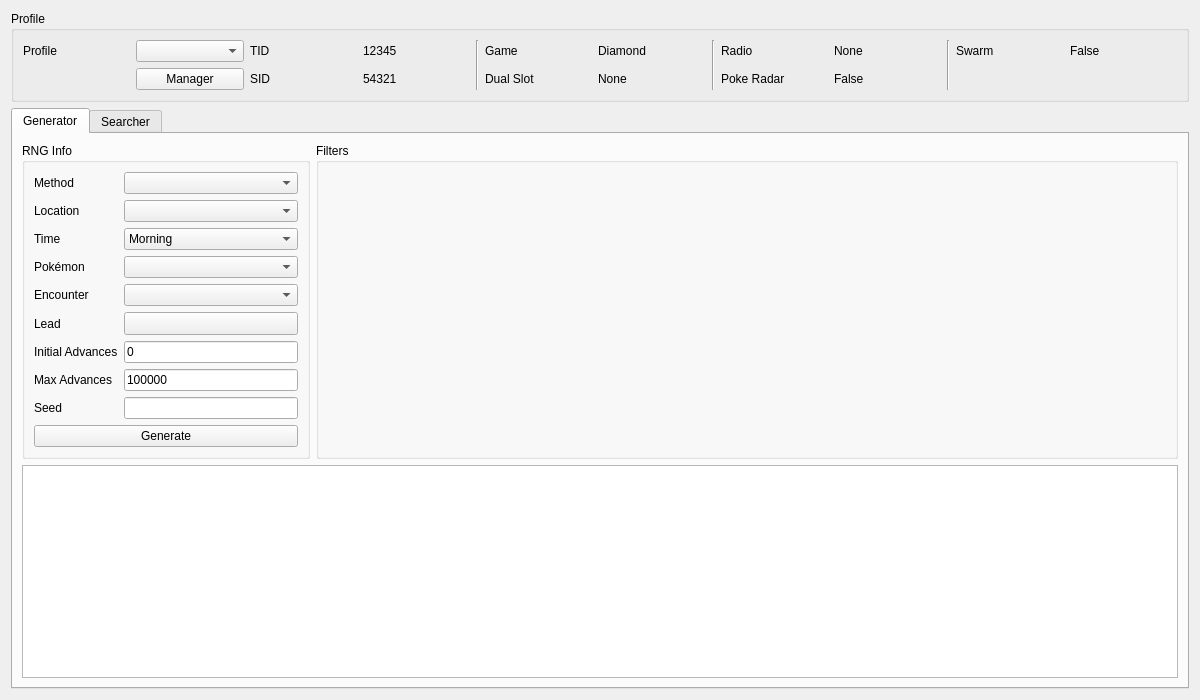
<?xml version="1.0" encoding="UTF-8"?>
<ui version="4.0">
 <class>Wild4</class>
 <widget class="QWidget" name="Wild4">
  <property name="geometry">
   <rect>
    <x>0</x>
    <y>0</y>
    <width>1200</width>
    <height>700</height>
   </rect>
  </property>
  <property name="minimumSize">
   <size>
    <width>1200</width>
    <height>700</height>
   </size>
  </property>
  <property name="windowTitle">
   <string>Gen 4 Wild</string>
  </property>
  <layout class="QGridLayout" name="gridLayout_9">
   <item row="0" column="0">
    <widget class="QGroupBox" name="groupBoxProfile">
     <property name="title">
      <string>Profile</string>
     </property>
     <layout class="QGridLayout" name="gridLayout_7">
      <item row="0" column="0">
       <widget class="QLabel" name="labelProfile">
        <property name="text">
         <string>Profile</string>
        </property>
       </widget>
      </item>
      <item row="0" column="1">
       <widget class="QComboBox" name="comboBoxProfiles"/>
      </item>
      <item row="0" column="2">
       <widget class="QLabel" name="labelProfileTID">
        <property name="text">
         <string>TID</string>
        </property>
       </widget>
      </item>
      <item row="0" column="3">
       <widget class="QLabel" name="labelProfileTIDValue">
        <property name="text">
         <string notr="true">12345</string>
        </property>
       </widget>
      </item>
      <item row="0" column="4" rowspan="2">
       <widget class="Line" name="line">
        <property name="orientation">
         <enum>Qt::Vertical</enum>
        </property>
       </widget>
      </item>
      <item row="0" column="5">
       <widget class="QLabel" name="labelProfileGame">
        <property name="text">
         <string>Game</string>
        </property>
       </widget>
      </item>
      <item row="0" column="6">
       <widget class="QLabel" name="labelProfileGameValue">
        <property name="text">
         <string>Diamond</string>
        </property>
       </widget>
      </item>
      <item row="0" column="7" rowspan="2">
       <widget class="Line" name="line_2">
        <property name="orientation">
         <enum>Qt::Vertical</enum>
        </property>
       </widget>
      </item>
      <item row="0" column="8">
       <widget class="QLabel" name="labelProfileRadio">
        <property name="text">
         <string>Radio</string>
        </property>
       </widget>
      </item>
      <item row="0" column="9">
       <widget class="QLabel" name="labelProfileRadioValue">
        <property name="text">
         <string>None</string>
        </property>
       </widget>
      </item>
      <item row="0" column="10" rowspan="2">
       <widget class="Line" name="line_3">
        <property name="orientation">
         <enum>Qt::Vertical</enum>
        </property>
       </widget>
      </item>
      <item row="0" column="11">
       <widget class="QLabel" name="labelProfileSwarm">
        <property name="text">
         <string>Swarm</string>
        </property>
       </widget>
      </item>
      <item row="0" column="12">
       <widget class="QLabel" name="labelProfileSwarmValue">
        <property name="text">
         <string>False</string>
        </property>
       </widget>
      </item>
      <item row="1" column="1">
       <widget class="QPushButton" name="pushButtonProfileManager">
        <property name="text">
         <string>Manager</string>
        </property>
       </widget>
      </item>
      <item row="1" column="2">
       <widget class="QLabel" name="labelProfileSID">
        <property name="text">
         <string>SID</string>
        </property>
       </widget>
      </item>
      <item row="1" column="3">
       <widget class="QLabel" name="labelProfileSIDValue">
        <property name="text">
         <string notr="true">54321</string>
        </property>
       </widget>
      </item>
      <item row="1" column="5">
       <widget class="QLabel" name="labelProfileDualSlot">
        <property name="text">
         <string>Dual Slot</string>
        </property>
       </widget>
      </item>
      <item row="1" column="6">
       <widget class="QLabel" name="labelProfileDualSlotValue">
        <property name="text">
         <string>None</string>
        </property>
       </widget>
      </item>
      <item row="1" column="8">
       <widget class="QLabel" name="labelProfilePokeRadar">
        <property name="text">
         <string>Poke Radar</string>
        </property>
       </widget>
      </item>
      <item row="1" column="9">
       <widget class="QLabel" name="labelProfilePokeRadarValue">
        <property name="text">
         <string>False</string>
        </property>
       </widget>
      </item>
     </layout>
    </widget>
   </item>
   <item row="1" column="0">
    <widget class="QTabWidget" name="tabRNGSelector">
     <widget class="QWidget" name="tabStationary">
      <attribute name="title">
       <string>Generator</string>
      </attribute>
      <layout class="QGridLayout" name="gridLayout_5">
       <item row="1" column="0" colspan="2">
        <widget class="TableView" name="tableViewGenerator">
         <property name="contextMenuPolicy">
          <enum>Qt::CustomContextMenu</enum>
         </property>
         <property name="editTriggers">
          <set>QAbstractItemView::NoEditTriggers</set>
         </property>
         <property name="sortingEnabled">
          <bool>false</bool>
         </property>
         <attribute name="horizontalHeaderDefaultSectionSize">
          <number>100</number>
         </attribute>
         <attribute name="verticalHeaderVisible">
          <bool>false</bool>
         </attribute>
         <attribute name="verticalHeaderMinimumSectionSize">
          <number>20</number>
         </attribute>
         <attribute name="verticalHeaderDefaultSectionSize">
          <number>21</number>
         </attribute>
        </widget>
       </item>
       <item row="0" column="1">
        <widget class="QGroupBox" name="groupBoxGeneratorFilters">
         <property name="sizePolicy">
          <sizepolicy hsizetype="Preferred" vsizetype="Preferred">
           <horstretch>3</horstretch>
           <verstretch>0</verstretch>
          </sizepolicy>
         </property>
         <property name="title">
          <string>Filters</string>
         </property>
         <layout class="QGridLayout" name="gridLayout">
          <item row="0" column="0" rowspan="2">
           <widget class="Filter" name="filterGenerator" native="true"/>
          </item>
         </layout>
        </widget>
       </item>
       <item row="0" column="0">
        <widget class="QGroupBox" name="groupBoxGeneratorRNGInfo">
         <property name="sizePolicy">
          <sizepolicy hsizetype="Preferred" vsizetype="Preferred">
           <horstretch>1</horstretch>
           <verstretch>0</verstretch>
          </sizepolicy>
         </property>
         <property name="title">
          <string>RNG Info</string>
         </property>
         <layout class="QGridLayout" name="gridLayout_3">
          <item row="7" column="0">
           <widget class="QLabel" name="labelGeneratorMaxAdvances">
            <property name="text">
             <string>Max Advances</string>
            </property>
           </widget>
          </item>
          <item row="8" column="0">
           <widget class="QLabel" name="labelGeneratorSeed">
            <property name="text">
             <string>Seed</string>
            </property>
           </widget>
          </item>
          <item row="1" column="0">
           <widget class="QLabel" name="labelGeneratorLocation">
            <property name="text">
             <string>Location</string>
            </property>
           </widget>
          </item>
          <item row="4" column="1">
           <widget class="ComboBox" name="comboBoxGeneratorEncounter"/>
          </item>
          <item row="2" column="1">
           <widget class="QComboBox" name="comboBoxGeneratorTime">
            <item>
             <property name="text">
              <string>Morning</string>
             </property>
            </item>
            <item>
             <property name="text">
              <string>Day</string>
             </property>
            </item>
            <item>
             <property name="text">
              <string>Night</string>
             </property>
            </item>
           </widget>
          </item>
          <item row="7" column="1">
           <widget class="TextBox" name="textBoxGeneratorMaxAdvances">
            <property name="inputMask">
             <string/>
            </property>
            <property name="text">
             <string notr="true">100000</string>
            </property>
            <property name="maxLength">
             <number>10</number>
            </property>
           </widget>
          </item>
          <item row="6" column="1">
           <widget class="TextBox" name="textBoxGeneratorStartingAdvance">
            <property name="inputMask">
             <string/>
            </property>
            <property name="text">
             <string notr="true">0</string>
            </property>
            <property name="maxLength">
             <number>10</number>
            </property>
           </widget>
          </item>
          <item row="9" column="0" colspan="2">
           <widget class="QPushButton" name="pushButtonGenerate">
            <property name="enabled">
             <bool>true</bool>
            </property>
            <property name="text">
             <string>Generate</string>
            </property>
            <property name="checkable">
             <bool>false</bool>
            </property>
            <property name="autoDefault">
             <bool>false</bool>
            </property>
           </widget>
          </item>
          <item row="0" column="1">
           <widget class="ComboBox" name="comboBoxGeneratorMethod"/>
          </item>
          <item row="3" column="0">
           <widget class="QLabel" name="labelGeneratorPokemon">
            <property name="text">
             <string>Pokémon</string>
            </property>
           </widget>
          </item>
          <item row="4" column="0">
           <widget class="QLabel" name="labelGeneratorEncounter">
            <property name="text">
             <string>Encounter</string>
            </property>
           </widget>
          </item>
          <item row="0" column="0">
           <widget class="QLabel" name="labelGeneratorMethod">
            <property name="text">
             <string>Method</string>
            </property>
           </widget>
          </item>
          <item row="1" column="1">
           <widget class="QComboBox" name="comboBoxGeneratorLocation"/>
          </item>
          <item row="6" column="0">
           <widget class="QLabel" name="labelGeneratorStartingAdvance">
            <property name="text">
             <string>Initial Advances</string>
            </property>
           </widget>
          </item>
          <item row="8" column="1">
           <widget class="TextBox" name="textBoxGeneratorSeed">
            <property name="inputMask">
             <string/>
            </property>
            <property name="text">
             <string/>
            </property>
            <property name="maxLength">
             <number>8</number>
            </property>
            <property name="cursorPosition">
             <number>0</number>
            </property>
            <property name="alignment">
             <set>Qt::AlignCenter</set>
            </property>
            <property name="clearButtonEnabled">
             <bool>false</bool>
            </property>
           </widget>
          </item>
          <item row="2" column="0">
           <widget class="QLabel" name="labelGeneratorTime">
            <property name="text">
             <string>Time</string>
            </property>
           </widget>
          </item>
          <item row="3" column="1">
           <widget class="ComboBox" name="comboBoxGeneratorPokemon"/>
          </item>
          <item row="5" column="0">
           <widget class="QLabel" name="labelGeneratorLead">
            <property name="sizePolicy">
             <sizepolicy hsizetype="Fixed" vsizetype="Preferred">
              <horstretch>0</horstretch>
              <verstretch>0</verstretch>
             </sizepolicy>
            </property>
            <property name="text">
             <string>Lead</string>
            </property>
           </widget>
          </item>
          <item row="5" column="1">
           <widget class="ComboMenu" name="toolButtonGeneratorLead">
            <property name="sizePolicy">
             <sizepolicy hsizetype="Preferred" vsizetype="Fixed">
              <horstretch>0</horstretch>
              <verstretch>0</verstretch>
             </sizepolicy>
            </property>
            <property name="popupMode">
             <enum>QToolButton::InstantPopup</enum>
            </property>
           </widget>
          </item>
         </layout>
        </widget>
       </item>
      </layout>
     </widget>
     <widget class="QWidget" name="tabSpreadSearcher">
      <attribute name="title">
       <string>Searcher</string>
      </attribute>
      <layout class="QGridLayout" name="gridLayout_8">
       <item row="2" column="0" colspan="2">
        <widget class="TableView" name="tableViewSearcher">
         <property name="contextMenuPolicy">
          <enum>Qt::CustomContextMenu</enum>
         </property>
         <property name="editTriggers">
          <set>QAbstractItemView::NoEditTriggers</set>
         </property>
         <property name="sortingEnabled">
          <bool>true</bool>
         </property>
         <attribute name="horizontalHeaderDefaultSectionSize">
          <number>100</number>
         </attribute>
         <attribute name="verticalHeaderVisible">
          <bool>false</bool>
         </attribute>
         <attribute name="verticalHeaderMinimumSectionSize">
          <number>20</number>
         </attribute>
         <attribute name="verticalHeaderDefaultSectionSize">
          <number>21</number>
         </attribute>
        </widget>
       </item>
       <item row="0" column="0">
        <widget class="QGroupBox" name="groupBoxSearcherRNGInfo">
         <property name="sizePolicy">
          <sizepolicy hsizetype="Preferred" vsizetype="Preferred">
           <horstretch>1</horstretch>
           <verstretch>0</verstretch>
          </sizepolicy>
         </property>
         <property name="title">
          <string>RNG Info</string>
         </property>
         <layout class="QGridLayout" name="gridLayout_6">
          <item row="0" column="0">
           <widget class="QLabel" name="labelSearcherMethod">
            <property name="sizePolicy">
             <sizepolicy hsizetype="Fixed" vsizetype="Preferred">
              <horstretch>0</horstretch>
              <verstretch>0</verstretch>
             </sizepolicy>
            </property>
            <property name="text">
             <string>Method</string>
            </property>
           </widget>
          </item>
          <item row="0" column="1">
           <widget class="ComboBox" name="comboBoxSearcherMethod"/>
          </item>
          <item row="1" column="0">
           <widget class="QLabel" name="labelSearcherLocation">
            <property name="sizePolicy">
             <sizepolicy hsizetype="Fixed" vsizetype="Preferred">
              <horstretch>0</horstretch>
              <verstretch>0</verstretch>
             </sizepolicy>
            </property>
            <property name="text">
             <string>Location</string>
            </property>
           </widget>
          </item>
          <item row="1" column="1">
           <widget class="QComboBox" name="comboBoxSearcherLocation">
            <property name="maxVisibleItems">
             <number>10</number>
            </property>
           </widget>
          </item>
          <item row="2" column="0">
           <widget class="QLabel" name="labelSearcherTime">
            <property name="sizePolicy">
             <sizepolicy hsizetype="Fixed" vsizetype="Preferred">
              <horstretch>0</horstretch>
              <verstretch>0</verstretch>
             </sizepolicy>
            </property>
            <property name="text">
             <string>Time</string>
            </property>
           </widget>
          </item>
          <item row="2" column="1">
           <widget class="QComboBox" name="comboBoxSearcherTime">
            <item>
             <property name="text">
              <string>Morning</string>
             </property>
            </item>
            <item>
             <property name="text">
              <string>Day</string>
             </property>
            </item>
            <item>
             <property name="text">
              <string>Night</string>
             </property>
            </item>
           </widget>
          </item>
          <item row="3" column="0">
           <widget class="QLabel" name="labelSearcherPokemon">
            <property name="sizePolicy">
             <sizepolicy hsizetype="Fixed" vsizetype="Preferred">
              <horstretch>0</horstretch>
              <verstretch>0</verstretch>
             </sizepolicy>
            </property>
            <property name="text">
             <string>Pokémon</string>
            </property>
           </widget>
          </item>
          <item row="3" column="1">
           <widget class="ComboBox" name="comboBoxSearcherPokemon"/>
          </item>
          <item row="4" column="0">
           <widget class="QLabel" name="labelSearcherEncounter">
            <property name="sizePolicy">
             <sizepolicy hsizetype="Fixed" vsizetype="Preferred">
              <horstretch>0</horstretch>
              <verstretch>0</verstretch>
             </sizepolicy>
            </property>
            <property name="text">
             <string>Encounter</string>
            </property>
           </widget>
          </item>
          <item row="4" column="1">
           <widget class="ComboBox" name="comboBoxSearcherEncounter"/>
          </item>
          <item row="5" column="0">
           <widget class="QLabel" name="labelSearcherLead">
            <property name="sizePolicy">
             <sizepolicy hsizetype="Fixed" vsizetype="Preferred">
              <horstretch>0</horstretch>
              <verstretch>0</verstretch>
             </sizepolicy>
            </property>
            <property name="text">
             <string>Lead</string>
            </property>
           </widget>
          </item>
          <item row="5" column="1">
           <widget class="ComboBox" name="comboBoxSearcherLead">
            <item>
             <property name="text">
              <string>Any</string>
             </property>
            </item>
            <item>
             <property name="text">
              <string>Synchronize</string>
             </property>
            </item>
            <item>
             <property name="text">
              <string>Cute Charm</string>
             </property>
            </item>
            <item>
             <property name="text">
              <string>Suction Cups</string>
             </property>
            </item>
            <item>
             <property name="text">
              <string>None</string>
             </property>
            </item>
           </widget>
          </item>
          <item row="6" column="0" colspan="2">
           <layout class="QGridLayout" name="gridLayout_2">
            <item row="0" column="0">
             <widget class="QLabel" name="labelSearcherMinDelay">
              <property name="text">
               <string>Min Delay</string>
              </property>
             </widget>
            </item>
            <item row="0" column="1">
             <widget class="TextBox" name="textBoxSearcherMinDelay">
              <property name="inputMask">
               <string/>
              </property>
              <property name="text">
               <string notr="true">600</string>
              </property>
              <property name="maxLength">
               <number>5</number>
              </property>
             </widget>
            </item>
            <item row="0" column="2">
             <widget class="QLabel" name="labelSearcherMaxDelay">
              <property name="text">
               <string>Max Delay</string>
              </property>
             </widget>
            </item>
            <item row="0" column="3">
             <widget class="TextBox" name="textBoxSearcherMaxDelay">
              <property name="inputMask">
               <string/>
              </property>
              <property name="text">
               <string notr="true">2000</string>
              </property>
              <property name="maxLength">
               <number>5</number>
              </property>
             </widget>
            </item>
            <item row="1" column="0">
             <widget class="QLabel" name="labelSearcherMinAdvance">
              <property name="text">
               <string>Min Advance</string>
              </property>
             </widget>
            </item>
            <item row="1" column="1">
             <widget class="TextBox" name="textBoxSearcherMinAdvance">
              <property name="inputMask">
               <string/>
              </property>
              <property name="text">
               <string notr="true">1</string>
              </property>
              <property name="maxLength">
               <number>5</number>
              </property>
             </widget>
            </item>
            <item row="1" column="2">
             <widget class="QLabel" name="labelSearcherMaxAdvance">
              <property name="text">
               <string>Max Advance</string>
              </property>
             </widget>
            </item>
            <item row="1" column="3">
             <widget class="TextBox" name="textBoxSearcherMaxAdvance">
              <property name="inputMask">
               <string/>
              </property>
              <property name="text">
               <string notr="true">1000</string>
              </property>
              <property name="maxLength">
               <number>5</number>
              </property>
             </widget>
            </item>
           </layout>
          </item>
          <item row="7" column="0" colspan="2">
           <layout class="QHBoxLayout" name="horizontalLayout">
            <item>
             <widget class="QPushButton" name="pushButtonSearch">
              <property name="enabled">
               <bool>true</bool>
              </property>
              <property name="text">
               <string>Search</string>
              </property>
              <property name="checkable">
               <bool>false</bool>
              </property>
              <property name="autoDefault">
               <bool>false</bool>
              </property>
             </widget>
            </item>
            <item>
             <widget class="QPushButton" name="pushButtonCancel">
              <property name="enabled">
               <bool>false</bool>
              </property>
              <property name="text">
               <string>Cancel</string>
              </property>
             </widget>
            </item>
           </layout>
          </item>
         </layout>
        </widget>
       </item>
       <item row="1" column="0" colspan="2">
        <widget class="QProgressBar" name="progressBar">
         <property name="value">
          <number>0</number>
         </property>
        </widget>
       </item>
       <item row="0" column="1">
        <widget class="QGroupBox" name="groupBoxSearcherFilters">
         <property name="sizePolicy">
          <sizepolicy hsizetype="Preferred" vsizetype="Preferred">
           <horstretch>3</horstretch>
           <verstretch>0</verstretch>
          </sizepolicy>
         </property>
         <property name="title">
          <string>Filters</string>
         </property>
         <layout class="QGridLayout" name="gridLayout_4">
          <item row="0" column="0" rowspan="2">
           <widget class="Filter" name="filterSearcher" native="true"/>
          </item>
         </layout>
        </widget>
       </item>
      </layout>
     </widget>
    </widget>
   </item>
  </layout>
 </widget>
 <customwidgets>
  <customwidget>
   <class>TextBox</class>
   <extends>QLineEdit</extends>
   <header>Forms/Controls/TextBox.hpp</header>
  </customwidget>
  <customwidget>
   <class>ComboBox</class>
   <extends>QComboBox</extends>
   <header>Forms/Controls/ComboBox.hpp</header>
  </customwidget>
  <customwidget>
   <class>TableView</class>
   <extends>QTableView</extends>
   <header>Forms/Controls/TableView.hpp</header>
  </customwidget>
  <customwidget>
   <class>Filter</class>
   <extends>QWidget</extends>
   <header>Forms/Controls/Filter.hpp</header>
   <container>1</container>
  </customwidget>
  <customwidget>
   <class>ComboMenu</class>
   <extends>QToolButton</extends>
   <header>Forms/Controls/ComboMenu.hpp</header>
  </customwidget>
 </customwidgets>
 <tabstops>
  <tabstop>comboBoxProfiles</tabstop>
  <tabstop>pushButtonProfileManager</tabstop>
  <tabstop>tabRNGSelector</tabstop>
  <tabstop>comboBoxGeneratorMethod</tabstop>
  <tabstop>comboBoxGeneratorLocation</tabstop>
  <tabstop>comboBoxGeneratorTime</tabstop>
  <tabstop>comboBoxGeneratorPokemon</tabstop>
  <tabstop>comboBoxGeneratorEncounter</tabstop>
  <tabstop>textBoxGeneratorStartingAdvance</tabstop>
  <tabstop>textBoxGeneratorMaxAdvances</tabstop>
  <tabstop>textBoxGeneratorSeed</tabstop>
  <tabstop>pushButtonGenerate</tabstop>
  <tabstop>tableViewGenerator</tabstop>
  <tabstop>comboBoxSearcherMethod</tabstop>
  <tabstop>comboBoxSearcherLocation</tabstop>
  <tabstop>comboBoxSearcherTime</tabstop>
  <tabstop>comboBoxSearcherPokemon</tabstop>
  <tabstop>comboBoxSearcherEncounter</tabstop>
  <tabstop>comboBoxSearcherLead</tabstop>
  <tabstop>textBoxSearcherMinDelay</tabstop>
  <tabstop>textBoxSearcherMaxDelay</tabstop>
  <tabstop>textBoxSearcherMinAdvance</tabstop>
  <tabstop>textBoxSearcherMaxAdvance</tabstop>
  <tabstop>pushButtonSearch</tabstop>
  <tabstop>pushButtonCancel</tabstop>
  <tabstop>tableViewSearcher</tabstop>
 </tabstops>
 <resources/>
 <connections/>
</ui>
